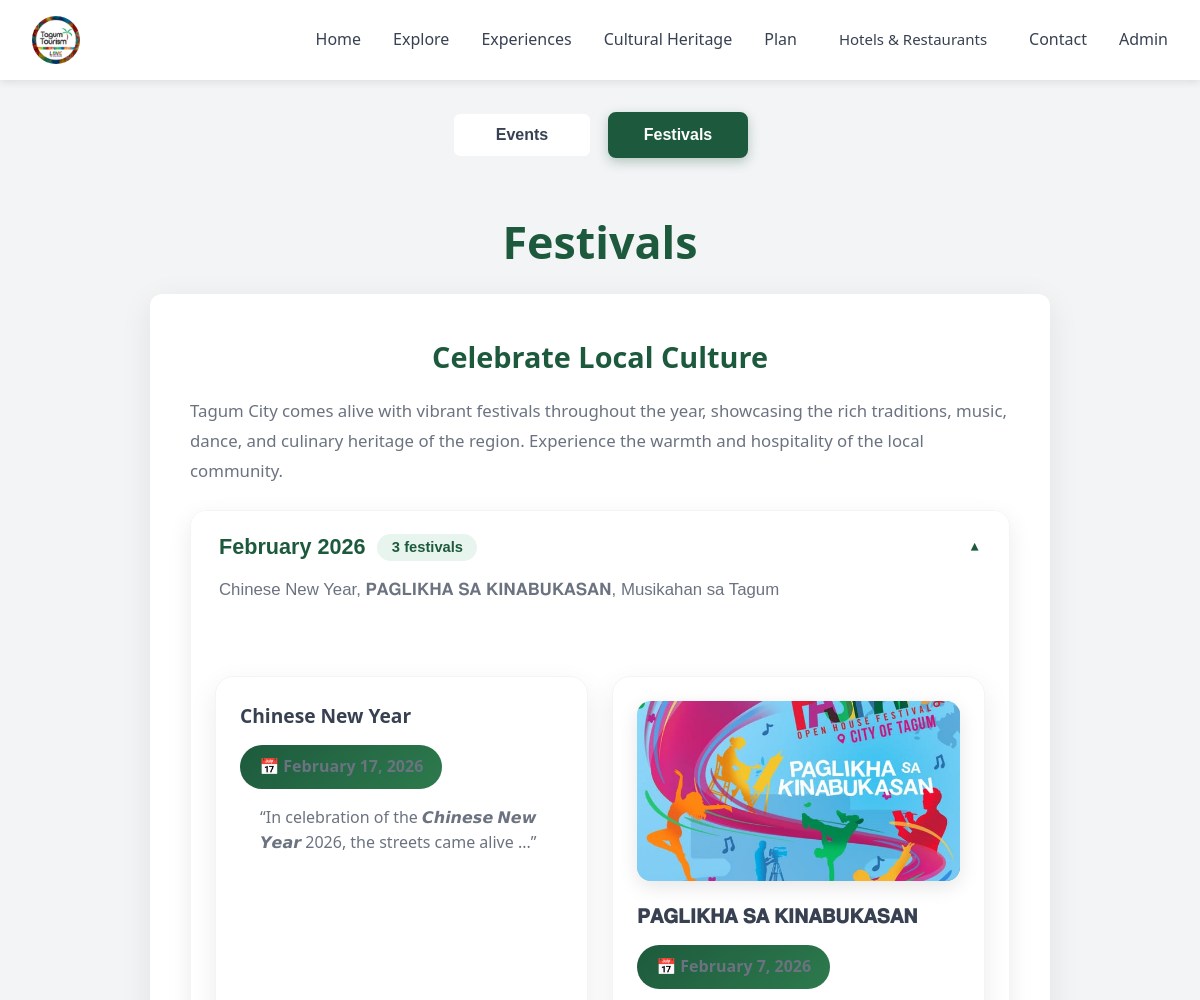
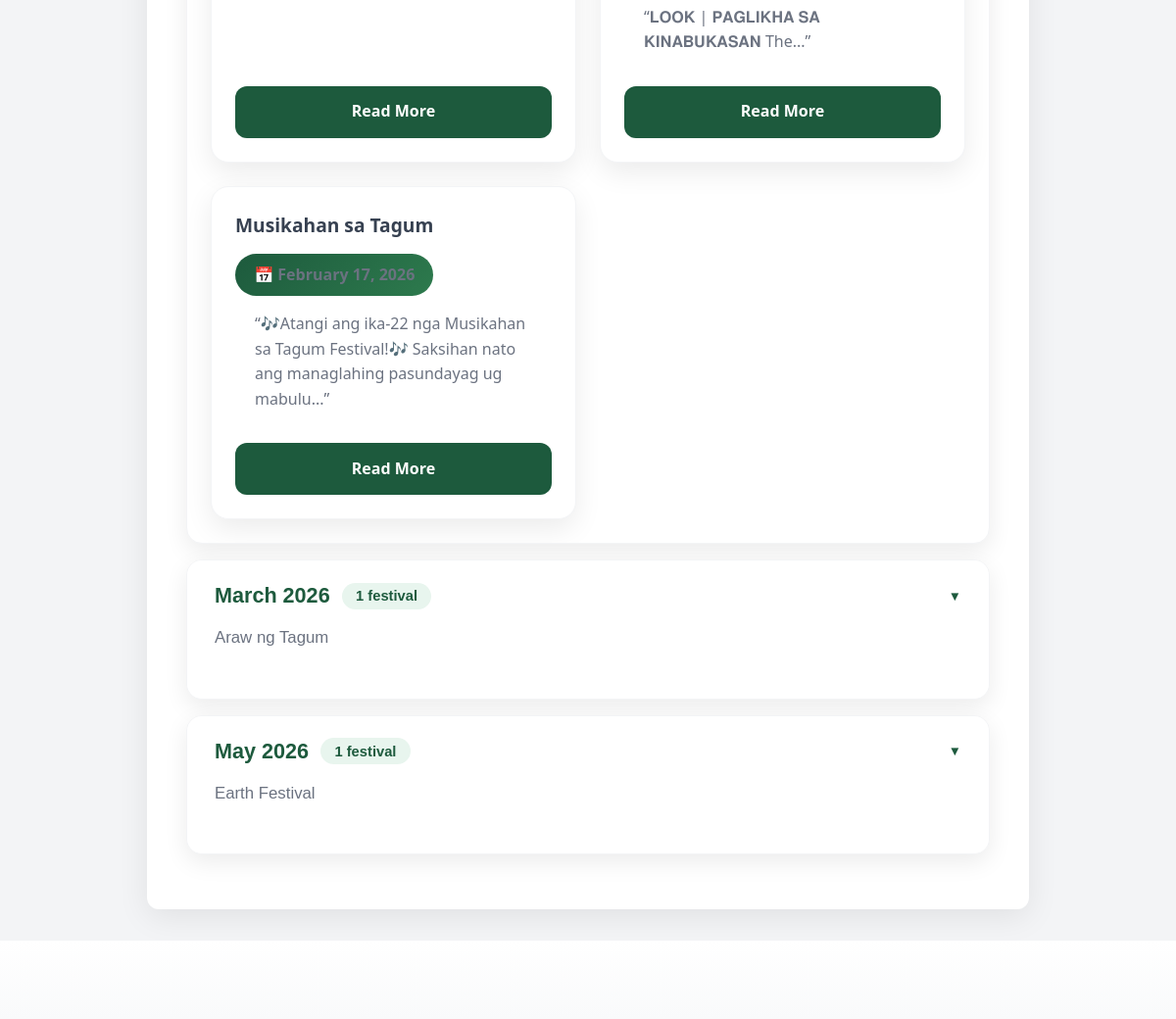
The page /Explore Module/explore.php?section=festivals on the database its author committed (2 pictures, top to bottom).
### tables this page shows
CREATE TABLE festivals (
  id INTEGER PRIMARY KEY AUTOINCREMENT,
  name TEXT NOT NULL,
  description TEXT,
  date TEXT,
  highlights TEXT,
  activities TEXT,
  image TEXT,
  created_at DATETIME DEFAULT CURRENT_TIMESTAMP
, related_event_id INTEGER, related_event_name TEXT);

### includes/events_helpers.php (called while the page is built, shortened)
<?php
function ensureEventDateColumn($db = null) {
    $closeDb = false;
    $columns = [];
    $result = $db->query('PRAGMA table_info(events)');
    while ($row = $result->fetchArray(SQLITE3_ASSOC)) {
        $columns[] = $row['name'];
    }
    return true;
}
function loadEvents($dbFile = null) {
    $dbFile = $dbFile ?: dirname(__DIR__) . '/database.db';
    try {
        $db = new SQLite3($dbFile);
        ensureEventDateColumn($db);
        $result = $db->query("
            SELECT * FROM events
            ORDER BY
                CASE WHEN event_date IS NULL OR event_date = '' THEN 1 ELSE 0 END,
                event_date ASC,
                name ASC
        ");
        $events = [];
        while ($row = $result->fetchArray(SQLITE3_ASSOC)) {
            $events[] = $row;
        }
        return $events;
    } catch (Exception $e) {
        return [];
    }
}
function normalizeFestivalRelationText($text) {
    $text = strtolower(trim((string) $text));
    $text = preg_replace('/[^a-z0-9\s]/', ' ', $text);
    $text = preg_replace('/\s+/', ' ', $text);
    return trim($text);
}
function getFestivalRelatedEventOrder(array $festival, array $events) {
    $explicitEventId = null;
    $explicitEventName = trim((string) ($festival['related_event_name'] ?? ''));
    $festivalName = trim((string) ($festival['name'] ?? ''));
    $festivalDescription = trim((string) ($festival['description'] ?? ''));
    $festivalText = $festivalName . ' ' . $festivalDescription;
    $festivalNorm = normalizeFestivalRelationText($festivalText);
    $stopWords = ['festival', 'event', 'the', 'and', 'of', 'for', 'in', 'to', 'a', 'an', 'on', 'with', 'city', 'tagum'];
    $bestIndex = PHP_INT_MAX;
    $bestScore = -1;
    foreach ($events as $index => $event) {
        $eventName = trim((string) ($event['name'] ?? ''));
        $eventDescription = trim((string) ($event['description'] ?? ''));
        $eventText = $eventName . ' ' . $eventDescription;
        $eventNorm = normalizeFestivalRelationText($eventText);
        if ($eventNorm === '') {
            continue;
        }
        $score = 0;
        if ($festivalNorm === $eventNorm) {
            $score = 1000;
        } elseif (strpos($festivalNorm, $eventNorm) !== false || strpos($eventNorm, $festivalNorm) !== false) {
            $score = 900;
        } else {
            $festivalTokens = array_values(array_unique(array_filter(explode(' ', $festivalNorm), function ($token) use ($stopWords) {
                return $token !== '' && !in_array($token, $stopWords, true);
            })));
            $eventTokens = array_values(array_unique(array_filter(explode(' ', $eventNorm), function ($token) use ($stopWords) {
                return $token !== '' && !in_array($token, $stopWords, true);
            })));
            $commonTokens = array_intersect($festivalTokens, $eventTokens);
            if (!empty($commonTokens)) {
                $score = 100 + (count($commonTokens) * 20);
            }
        }
        if ($score > $bestScore || ($score === $bestScore && $index < $bestIndex)) {
            $bestScore = $score;
            $bestIndex = $index;
        }
    }
    return $bestScore > 0 ? $bestIndex : PHP_INT_MAX;
}
function sortFestivalsByRelatedEvents(array $festivals, array $events) {
    usort($festivals, function ($a, $b) use ($events) {
        $aOrder = getFestivalRelatedEventOrder($a, $events);
        $bOrder = getFestivalRelatedEventOrder($b, $events);
        if ($aOrder !== $bOrder) {
            return $aOrder <=> $bOrder;
        }
        return strcmp((string) ($a['name'] ?? ''), (string) ($b['name'] ?? ''));
    });
    return $festivals;
}

### Explore Module/explore.php (the view, shortened to what this page needs)
<?php
$requestedSection = isset($_GET['section']) && in_array($_GET['section'], ['events', 'festivals'], true)
    ? $_GET['section']
    : 'events';
?>
<!DOCTYPE html>
<html lang="en">
<head>
    <link rel="stylesheet" href="../css/style.css">
    <link rel="stylesheet" href="../css/explore-full-page.css">
    <link rel="stylesheet" href="../css/explore-cuisine-landscape.css">
    <link rel="stylesheet" href="../css/mobile-navbar.css">
    <link rel="stylesheet" href="../css/explore-full-page-landscape.css">
</head>
<body>
<?php include '../navbar.php'; ?>
    <section class="explore-full-page">
        <div class="explore-container">
            <div class="section-tabs">
                <button class="tab-btn <?php echo $requestedSection === 'events' ? 'active' : ''; ?>" data-section="events">Events</button>
                <button class="tab-btn <?php echo $requestedSection === 'festivals' ? 'active' : ''; ?>" data-section="festivals">Festivals</button>
            </div>
                <?php
                require_once dirname(__DIR__) . '/includes/events_helpers.php';
                $events = loadEvents(dirname(__DIR__) . '/database.db');
                ?>
            <div class="section-content <?php echo $requestedSection === 'festivals' ? 'active' : ''; ?>" id="festivals">
                <h1>Festivals</h1>
                <div class="content-text">
                    <h2>Celebrate Local Culture</h2>
                    <p>Tagum City comes alive with vibrant festivals throughout the year, showcasing the rich traditions, music, dance, and culinary heritage of the region. Experience the warmth and hospitality of the local community.</p>
                    <?php
                    $dbFile = '../database.db';
                    $festivals = [];
                    $events = loadEvents(dirname(__DIR__) . '/database.db');
                    if (file_exists($dbFile)) {
                        try {
                            $db = new SQLite3($dbFile);
                            $result = $db->query('SELECT * FROM festivals ORDER BY id DESC');
                            while ($row = $result->fetchArray(SQLITE3_ASSOC)) {
                                $festivals[] = $row;
                            }
                        } catch (Exception $e) {
                            $festivals = json_decode(file_get_contents('../data/festivals.json'), true) ?? [];
                        }
                    } else {
                        $festivals = json_decode(file_get_contents('../data/festivals.json'), true) ?? [];
                    }
                    $festivals = sortFestivalsByRelatedEvents($festivals, $events);
                    ?>
                    <?php if (!empty($festivals)): ?>
                        <?php
                        $festivalsByMonth = [];
                        foreach ($festivals as $festival) {
                            $dateRaw = trim((string)($festival['date'] ?? ''));
                            if ($dateRaw === '') {
                                $monthKey = 'undated';
                            } else {
                                $ts = strtotime($dateRaw);
                                $monthKey = $ts !== false ? date('Y-m', $ts) : 'undated';
                            }
                            if (!isset($festivalsByMonth[$monthKey])) {
                                $label = $monthKey === 'undated'
                                    ? 'Date To Be Announced'
                                    : date('F Y', strtotime($monthKey . '-01'));
                                $festivalsByMonth[$monthKey] = [
                                    'label' => $label,
                                    'events' => [],
                                    'sort' => $monthKey === 'undated' ? '9999-12' : $monthKey,
                                ];
                            }
                            $festivalsByMonth[$monthKey]['events'][] = $festival;
                        }
                        uasort($festivalsByMonth, function($a,$b){ return ($a['sort'] ?? '') <=> ($b['sort'] ?? ''); });
                        $currentMonth = date('Y-m');
                        $openMonthKey = isset($festivalsByMonth[$currentMonth]) ? $currentMonth : array_key_first($festivalsByMonth);
                        ?>
                        <div class="events-by-month">
                            <?php foreach ($festivalsByMonth as $monthKey => $monthData): ?>
                                <?php
                                $isOpen = ($monthKey === $openMonthKey);
                                $eventNames = array_map(function($f){ return $f['name'] ?? 'Untitled Festival'; }, $monthData['events']);
                                $preview = implode(', ', $eventNames);
                                $count = count($monthData['events']);
                                ?>
                                <div class="month-group<?php echo $isOpen ? ' is-open' : ''; ?>">
                                    <button
                                        type="button"
                                        class="month-header"
                                        aria-expanded="<?php echo $isOpen ? 'true' : 'false'; ?>"
                                        data-month="<?php echo htmlspecialchars($monthKey); ?>"
                                    >
                                        <div class="month-header-top">
                                            <span class="month-label"><?php echo htmlspecialchars($monthData['label']); ?></span>
                                            <span class="month-count"><?php echo $count; ?> festival<?php echo $count === 1 ? '' : 's'; ?></span>
                                            <span class="month-chevron" aria-hidden="true">▼</span>
                                        </div>
                                        <p class="month-preview"><?php echo htmlspecialchars($preview); ?></p>
                                    </button>
                                    <div class="month-events"<?php echo $isOpen ? '' : ' hidden'; ?> >
                                        <div class="cuisine-grid events-month-grid">
                                            <?php foreach ($monthData['events'] as $festival): ?>
                                                <?php
                                                $imagePath = $festival['image'] ?? '';
                                                $dateShow = '';
                                                if (!empty($festival['date'])) {
                                                    $ts = strtotime($festival['date']);
                                                    $dateShow = $ts !== false ? date('F j, Y', $ts) : $festival['date'];
                                                }
                                                ?>
                                                <div class="cuisine-category event-month-card">
                                                    <?php if (!empty($imagePath)): ?>
                                                        <img src="<?php echo htmlspecialchars($imagePath); ?>" alt="<?php echo htmlspecialchars($festival['name']); ?>" class="category-image" onerror="this.style.display='none'">
                                                    <?php endif; ?>
                                                    <h3><?php echo htmlspecialchars($festival['name']); ?></h3>
                                                    <?php if ($dateShow !== ''): ?>
                                                        <p class="item-count event-date-badge">📅 <?php echo htmlspecialchars($dateShow); ?></p>
                                                    <?php endif; ?>
                                                    <?php if (!empty($festival['description'])): ?>
                                                        <p style="color:#6b7280; padding:0 1.25rem 1rem; line-height:1.6;">“<?php echo htmlspecialchars(substr($festival['description'],0,110)); ?>...”</p>
                                                    <?php endif; ?>
                                                    <a href="festival-detail.php?id=<?php echo (int)$festival['id']; ?>" class="read-more-btn btn btn-primary">Read More</a>
                                                </div>
                                            <?php endforeach; ?>
                                        </div>
                                    </div>
                                </div>
                            <?php endforeach; ?>
                        </div>
                    <?php endif; ?>
                </div>
            </div>
        </div>
    </section>
    <footer class="footer">
        <div class="footer-content">
        </div>
    </footer>
</body>
</html>

### navbar.php (shortened to what this page needs)
<?php
$isSubdir = (strpos(strtolower($_SERVER['PHP_SELF'] ?? ''), 'module') !== false);
$isHome = basename($_SERVER['PHP_SELF'] ?? '') === 'index.php';
$prefix = $isHome ? '' : '../index.php';
$logoPath = $isSubdir ? '../images/TagumTourism.jpg' : 'images/TagumTourism.jpg';
$adminPath = $isSubdir ? '../admin/login.php' : 'admin/login.php';
?>
<link rel="stylesheet" href="<?php echo $isSubdir ? '../css/mobile-navbar.css' : 'css/mobile-navbar.css'; ?>">
<nav class="navbar">
    <div class="nav-container">
        <div class="logo" style="display: flex; align-items: center; gap: 10px; min-width: 0;">
            <img src="<?php echo $logoPath; ?>" alt="Tagum Tourism Logo" class="logo-img" style="height: 48px; width: 48px; object-fit: contain; order:1;">
        </div>
        <ul class="nav-menu" id="mobile-menu">
            <li><a href="<?php echo $prefix; ?>#home" class="nav-link">Home</a></li>
            <li><a href="<?php echo $prefix; ?>#explore" class="nav-link">Explore</a></li>
            <li><a href="<?php echo $prefix; ?>#experiences" class="nav-link">Experiences</a></li>
            <li><a href="<?php echo $prefix; ?>#cultural-heritage" class="nav-link smooth-scroll">Cultural Heritage</a></li>
            <li><a href="<?php echo $prefix; ?>#plan" class="nav-link">Plan</a></li>
            <li><a href="<?php echo $prefix; ?>#hotels-restaurants" class="nav-link hotels-restaurants-link">Hotels & Restaurants</a></li>
            <li><a href="<?php echo $prefix; ?>#contact" class="nav-link">Contact</a></li>
            <li><a href="<?php echo $adminPath; ?>" class="admin-btn nav-link">Admin</a></li>
        </ul>
    </div>
</nav>

### css/style.css (style rules this page uses)
:root { --dark-green: #1d5a3d; --light-green: #2d7a4d; --gray: #6b7280; --light-gray: #f3f4f6; --white: #ffffff; --dark-gray: #374151; }
* { margin: 0; padding: 0; box-sizing: border-box; }
body { font-family: 'Segoe UI', Tahoma, Geneva, Verdana, sans-serif; line-height: 1.6; color: var(--dark-gray); overflow-x: hidden; width: 100%; }
.navbar { background-color: var(--white); box-shadow: 0 2px 8px rgba(0, 0, 0, 0.1); position: sticky; top: 0; z-index: 100; }
.nav-container { max-width: 1200px; margin: 0 auto; padding: 1rem 2rem; display: flex; justify-content: space-between; align-items: center; min-height: 70px; position: relative; }
.logo { display: flex; align-items: center; gap: 1rem; font-size: 1.5rem; font-weight: bold; color: var(--dark-green); }
.logo img { width: 40px; height: 40px; object-fit: contain; border-radius: 50%; }
html { scroll-behavior: smooth; }
.footer { padding: 2rem 1rem; background: linear-gradient(180deg, #ffffff 0%, #f9fafb 100%); }
.footer .footer-content { display: flex; align-items: center; justify-content: space-between; gap: 1rem; }
.nav-menu { display: flex; list-style: none; gap: 2rem; }
.nav-link { text-decoration: none; color: var(--dark-gray); font-weight: 500; transition: color 0.3s ease; }
.btn { padding: 0.75rem 1.5rem; font-size: 1rem; font-weight: 600; border: none; cursor: pointer; border-radius: 4px; transition: all 0.3s ease; display: inline-block; white-space: nowrap; text-align: center; min-width: 120px; }
.btn-primary { background-color: var(--dark-green); color: var(--white); }
.footer { background-color: var(--dark-green); color: var(--light-green); padding: 2rem; text-align: center; }
.footer-content { max-width: 1200px; margin: 0 auto; }

### css/mobile-navbar.css (style rules this page uses)
.nav-link.hotels-restaurants-link { white-space: nowrap !important; font-size: 15px !important; padding-left: 10px !important; padding-right: 10px !important; }
.nav-menu { flex-direction: row; }

### rows shown on the page
festivals: name "Chinese New Year", date "February 17, 2026", description "In celebration of the 𝘾𝙝𝙞𝙣𝙚𝙨𝙚 𝙉𝙚𝙬 𝙔𝙚𝙖𝙧 2026, the streets came alive"
festivals: image (picture), name "𝐏𝐀𝐆𝐋𝐈𝐊𝐇𝐀 𝐒𝐀 𝐊𝐈𝐍𝐀𝐁𝐔𝐊𝐀𝐒𝐀𝐍", date "February 7, 2026", description "𝐋𝐎𝐎𝐊 | 𝐏𝐀𝐆𝐋𝐈𝐊𝐇𝐀 𝐒𝐀 𝐊𝐈𝐍𝐀𝐁𝐔𝐊𝐀𝐒𝐀𝐍 The"
festivals: name "Musikahan sa Tagum", date "February 17, 2026", description "🎶Atangi ang ika-22 nga Musikahan sa Tagum Festival!🎶 Saksihan nato ang managlahing pasundayag ug mabulu"
festivals: name "Araw ng Tagum"
festivals: name "Earth Festival"

### other values the page prints
$monthData['label'] "February 2026"
$count "3"
$preview "Chinese New Year, 𝐏𝐀𝐆𝐋𝐈𝐊𝐇𝐀 𝐒𝐀 𝐊𝐈𝐍𝐀𝐁𝐔𝐊𝐀𝐒𝐀𝐍, Musikahan sa Tagum"
$monthData['label'] "March 2026"
$count "1"
$monthData['label'] "May 2026"
